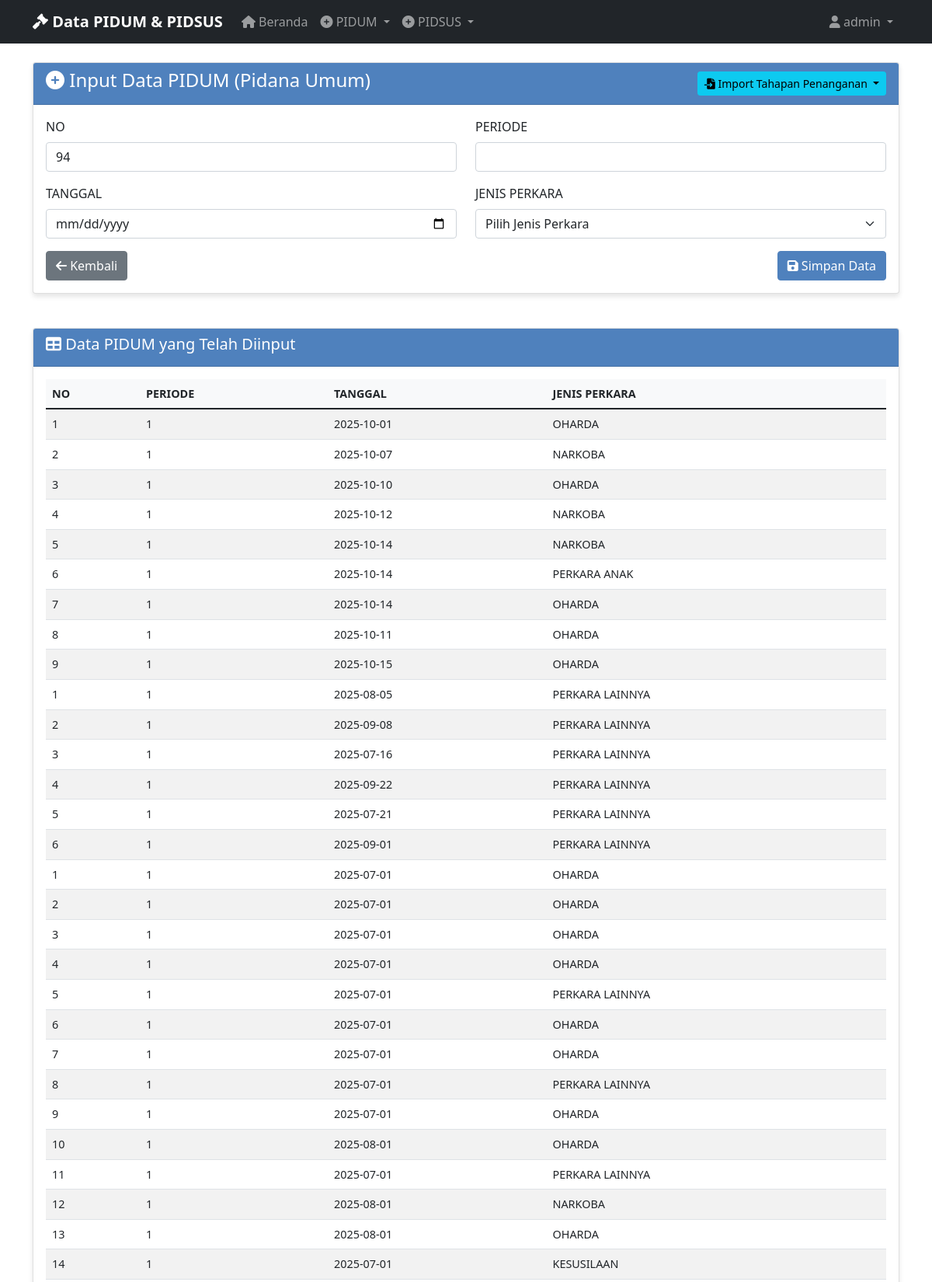
Page /manual_input_pidum (signed in, upper part) on the committed database.
### tables this page shows
CREATE TABLE "pidum_data" (
                id INTEGER PRIMARY KEY AUTOINCREMENT,
                no TEXT NOT NULL,
                periode TEXT NOT NULL,
                tanggal TEXT NOT NULL,
                jenis_perkara TEXT NOT NULL,
                tahapan_penanganan TEXT NOT NULL,
                keterangan TEXT NOT NULL,
                created_at TIMESTAMP DEFAULT CURRENT_TIMESTAMP
            );

### app_with_db.py (the view, shortened to what this page needs)
@app.route('/manual_input_pidum', methods=['GET', 'POST'])
@login_required
def manual_input_pidum():
    data = get_pidum_data_for_export()
    return render_template('input_pidum.html', data=data)

### app_with_db.py (called while the page is built)
def login_required(f):
    @wraps(f)
    def decorated_function(*args, **kwargs):
        if 'user_id' not in session:
            return redirect(url_for('login'))
        return f(*args, **kwargs)
    return decorated_function

### database.py (called while the page is built)
@contextmanager
def get_db_connection():
    conn = sqlite3.connect(DATABASE_PATH)
    conn.row_factory = sqlite3.Row
    try:
        yield conn
    finally:
        conn.close()

def get_all_pidum_data():
    with get_db_connection() as conn:
        cursor = conn.cursor()
        cursor.execute('SELECT * FROM pidum_data ORDER BY created_at DESC')
        rows = cursor.fetchall()
        return [dict(row) for row in rows]

def get_pidum_data_for_export():
    data = get_all_pidum_data()
    export_data = []
    for row in data:
        export_data.append({
            'NO': row['no'],
            'PERIODE': row['periode'],
            'TANGGAL': row['tanggal'],
            'JENIS PERKARA': row['jenis_perkara'],
            'TAHAPAN PENANGANAN': row['tahapan_penanganan'],
            'KETERANGAN': row['keterangan']
        })
    return export_data

### templates/input_pidum.html (shortened to what this page needs)
{% extends "base.html" %}
{% block content %}
<div class="row">
    <div class="col-md-12">
        <div class="card">
            <div class="card-header d-flex justify-content-between align-items-center">
                <h4><i class="fas fa-plus-circle"></i> Input Data PIDUM (Pidana Umum)</h4>
                <div class="btn-group">
                    <button type="button" class="btn btn-info btn-sm dropdown-toggle" data-bs-toggle="dropdown" aria-expanded="false">
                        <i class="fas fa-file-import"></i> Import Tahapan Penanganan
                    </button>
                </div>
            </div>
            <div class="card-body">
                <form method="POST" action="{{ url_for('input_pidum') }}">
                    <div class="row">
                        <div class="col-md-6">
                            <div class="mb-3">
                                <label for="no" class="form-label">NO</label>
                                <input type="number" class="form-control" id="no" name="no" required>
                            </div>
                        </div>
                        <div class="col-md-6">
                            <div class="mb-3">
                                <label for="periode" class="form-label">PERIODE</label>
                                <input type="text" class="form-control" id="periode" name="periode" required>
                            </div>
                        </div>
                    </div>
                    <div class="row">
                        <div class="col-md-6">
                            <div class="mb-3">
                                <label for="tanggal" class="form-label">TANGGAL</label>
                                <input type="date" class="form-control" id="tanggal" name="tanggal" required>
                            </div>
                        </div>
                        <div class="col-md-6">
                            <div class="mb-3">
                                <label for="jenis_perkara" class="form-label">JENIS PERKARA</label>
                                <select class="form-select" id="jenis_perkara" name="jenis_perkara" required>
                                    <option value="">Pilih Jenis Perkara</option>
                                </select>
                            </div>
                        </div>
                    </div>
                    <div class="d-flex justify-content-between">
                        <a href="{{ url_for('index') }}" class="btn btn-secondary">
                            <i class="fas fa-arrow-left"></i> Kembali
                        </a>
                        <button type="submit" class="btn btn-primary">
                            <i class="fas fa-save"></i> Simpan Data
                        </button>
                    </div>
                </form>
            </div>
        </div>
    </div>
</div>
{% if data %}
<div class="row mt-4">
    <div class="col-md-12">
        <div class="card">
            <div class="card-header">
                <h5><i class="fas fa-table"></i> Data PIDUM yang Telah Diinput</h5>
            </div>
            <div class="card-body">
                <div class="table-responsive">
                    <table class="table table-striped table-hover">
                        <thead>
                            <tr>
                                <th>NO</th>
                                <th>PERIODE</th>
                                <th>TANGGAL</th>
                                <th>JENIS PERKARA</th>
                            </tr>
                        </thead>
                        <tbody>
                            {% for item in data %}
                            <tr>
                                <td>{{ item.NO }}</td>
                                <td>{{ item.PERIODE }}</td>
                                <td>{{ item.TANGGAL }}</td>
                                <td>{{ item['JENIS PERKARA'] }}</td>
                            </tr>
                            {% endfor %}
                        </tbody>
                    </table>
                </div>
            </div>
        </div>
    </div>
</div>
{% endif %}
{% endblock %}

### templates/base.html (style rules this page uses)
.card { box-shadow: 0 4px 6px rgba(0, 0, 0, 0.1); margin-bottom: 20px; }
.card-header { background-color: #4F81BD; color: white; font-weight: bold; }
.btn-primary { background-color: #4F81BD; border-color: #4F81BD; }
.table { font-size: 0.9rem; }
.table th { background-color: #f8f9fa; font-weight: bold; }

### rows in the picture
pidum_data: NO "1", PERIODE "1", TANGGAL "2025-10-01", jenis_perkara "OHARDA"
pidum_data: NO "2", PERIODE "1", TANGGAL "2025-10-07", jenis_perkara "NARKOBA"
pidum_data: NO "3", PERIODE "1", TANGGAL "2025-10-10", jenis_perkara "OHARDA"
pidum_data: NO "4", PERIODE "1", TANGGAL "2025-10-12", jenis_perkara "NARKOBA"
pidum_data: NO "5", PERIODE "1", TANGGAL "2025-10-14", jenis_perkara "NARKOBA"
pidum_data: NO "6", PERIODE "1", TANGGAL "2025-10-14", jenis_perkara "PERKARA ANAK"
pidum_data: NO "7", PERIODE "1", TANGGAL "2025-10-14", jenis_perkara "OHARDA"
pidum_data: NO "8", PERIODE "1", TANGGAL "2025-10-11", jenis_perkara "OHARDA"
pidum_data: NO "9", PERIODE "1", TANGGAL "2025-10-15", jenis_perkara "OHARDA"
pidum_data: NO "1", PERIODE "1", TANGGAL "2025-08-05", jenis_perkara "PERKARA LAINNYA"
pidum_data: NO "2", PERIODE "1", TANGGAL "2025-09-08", jenis_perkara "PERKARA LAINNYA"
pidum_data: NO "3", PERIODE "1", TANGGAL "2025-07-16", jenis_perkara "PERKARA LAINNYA"
pidum_data: NO "4", PERIODE "1", TANGGAL "2025-09-22", jenis_perkara "PERKARA LAINNYA"
pidum_data: NO "5", PERIODE "1", TANGGAL "2025-07-21", jenis_perkara "PERKARA LAINNYA"
pidum_data: NO "6", PERIODE "1", TANGGAL "2025-09-01", jenis_perkara "PERKARA LAINNYA"
pidum_data: NO "1", PERIODE "1", TANGGAL "2025-07-01", jenis_perkara "OHARDA"
pidum_data: NO "2", PERIODE "1", TANGGAL "2025-07-01", jenis_perkara "OHARDA"
pidum_data: NO "3", PERIODE "1", TANGGAL "2025-07-01", jenis_perkara "OHARDA"
pidum_data: NO "4", PERIODE "1", TANGGAL "2025-07-01", jenis_perkara "OHARDA"
pidum_data: NO "5", PERIODE "1", TANGGAL "2025-07-01", jenis_perkara "PERKARA LAINNYA"
pidum_data: NO "6", PERIODE "1", TANGGAL "2025-07-01", jenis_perkara "OHARDA"
pidum_data: NO "7", PERIODE "1", TANGGAL "2025-07-01", jenis_perkara "OHARDA"
pidum_data: NO "8", PERIODE "1", TANGGAL "2025-07-01", jenis_perkara "PERKARA LAINNYA"
pidum_data: NO "9", PERIODE "1", TANGGAL "2025-07-01", jenis_perkara "OHARDA"
pidum_data: NO "10", PERIODE "1", TANGGAL "2025-08-01", jenis_perkara "OHARDA"
pidum_data: NO "11", PERIODE "1", TANGGAL "2025-07-01", jenis_perkara "PERKARA LAINNYA"
pidum_data: NO "12", PERIODE "1", TANGGAL "2025-08-01", jenis_perkara "NARKOBA"
pidum_data: NO "13", PERIODE "1", TANGGAL "2025-08-01", jenis_perkara "OHARDA"
pidum_data: NO "14", PERIODE "1", TANGGAL "2025-07-01", jenis_perkara "KESUSILAAN"

### other values in the picture
{{ session.username }} "admin"
